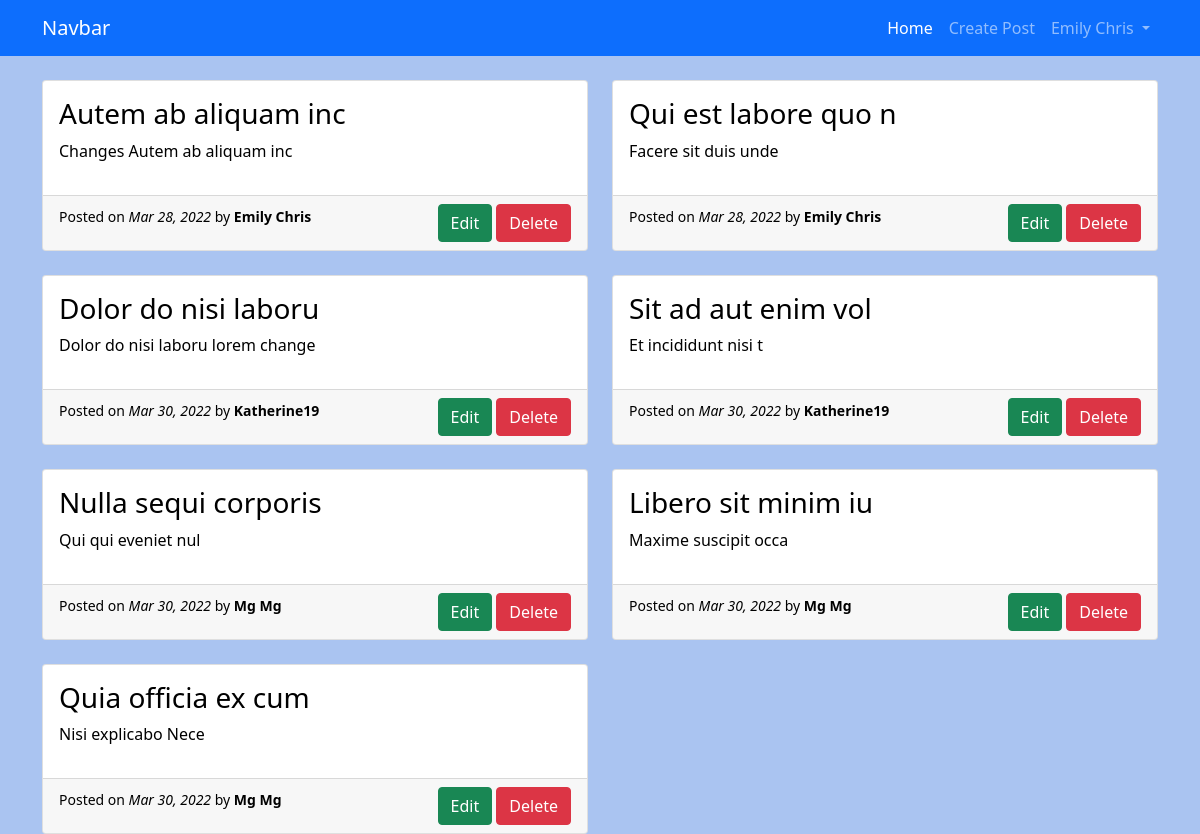
Before: /index.php (signed in) with the older database file.
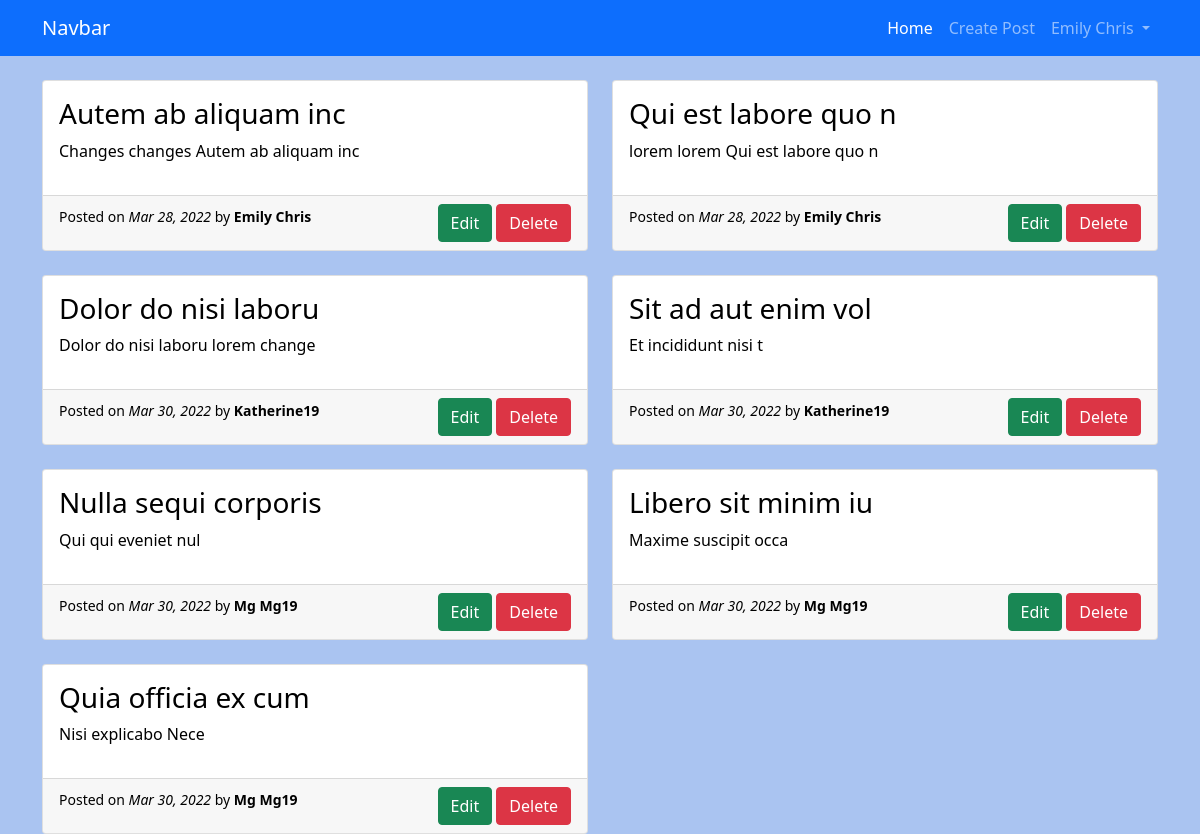
After: the same page with the newer database file.
### tables this page shows
CREATE TABLE `users` (
  `id` int(11) NOT NULL,
  `name` varchar(255) NOT NULL,
  `email` varchar(255) NOT NULL,
  `password` varchar(255) NOT NULL,
  `date` datetime NOT NULL DEFAULT current_timestamp()
);

CREATE TABLE `posts` (
  `id` int(11) NOT NULL,
  `title` varchar(255) NOT NULL,
  `body` text NOT NULL,
  `user_id` int(11) NOT NULL,
  `date` datetime NOT NULL DEFAULT current_timestamp()
);

### helper.php (called while the page is built, shortened)
<?php
function url($url)
{
    return APP_URL . '/' . $url;
}

### index.php (the view, shortened to what this page needs)
<?php
include_once './init.php';
$sql = "SELECT posts.*, users.name as author FROM posts LEFT JOIN users ON users.id=posts.user_id";
$result = mysqli_query($conn, $sql);
$posts = mysqli_fetch_all($result, MYSQLI_ASSOC);
?>
<?php include './header.php' ?>
<?php include './navbar.php' ?>
<div class="container">
    <div class="row">
        <?php foreach ($posts as $post) : ?>
            <div class="col-6 mt-4">
                <a href="#" class="text-decoration-none text-black">
                    <div class="card">
                        <div class="card-body">
                            <h3><?php echo $post['title']; ?></h3>
                            <p><?php echo $post['body']; ?></p>
                        </div>
                        <div class="card-footer ">
                            <small>Posted on <i><?php echo date('M d, Y', strtotime($post['date'])); ?></i> by
                                <b>
                                    <?php echo $post['author']; ?>
                                </b>
                            </small>
                            <div class="float-end">
                                <a href="<?php echo url('post-edit.php?post_id=' . $post['id']); ?>" class="btn btn-success">Edit</a>
                                <a href="<?php echo url('post-delete.php?post_id=' . $post['id']); ?>" class="btn btn-danger">Delete</a>
                            </div>
                        </div>
                    </div>
                </a>
            </div>
        <?php endforeach; ?>
    </div>
</div>
<?php include './footer.php' ?>

### header.php (shortened to what this page needs)
<!DOCTYPE html>
<html lang="en">
<head>
  <link href="https://cdn.jsdelivr.net/npm/bootstrap@5.1.3/dist/css/bootstrap.min.css" rel="stylesheet">
  <link rel="stylesheet" href="https://cdn.jsdelivr.net/npm/bootstrap-icons@1.8.1/font/bootstrap-icons.css">
</head>
<body style="background-color: #aac4f1;">

### navbar.php (shortened to what this page needs)
<?php
$id = $_SESSION['auth']['id'];
$sql = "SELECT * FROM users WHERE id='$id'";
$result = mysqli_query($conn, $sql);
$user = mysqli_fetch_assoc($result);
?>
<nav class="navbar navbar-expand-lg navbar-dark bg-primary">
    <div class="container">
        <a class="navbar-brand" href="#">Navbar</a>
        <div class="collapse navbar-collapse" id="navbarSupportedContent">
            <ul class="navbar-nav mb-2 mb-lg-0" style="margin-left: auto;">
                <li class="nav-item">
                    <a class="nav-link active" aria-current="page" href="/blog/index.php">Home</a>
                </li>
                <li class="nav-item">
                    <a class="nav-link" aria-current="page" href="<?php echo url('post-create.php'); ?>">Create Post</a>
                </li>
                <li class="nav-item dropdown">
                    <a class="nav-link dropdown-toggle" href="#" id="navbarDropdown" role="button" data-bs-toggle="dropdown" aria-expanded="false">
                        <?php echo $user['name']; ?>
                    </a>
                </li>
            </ul>
        </div>
    </div>
</nav>

Changed rows visible on the page:
changed posts "Autem ab aliquam inc": body "Changes Autem ab aliquam inc" → "Changes changes Autem ab aliquam inc"
changed posts "Qui est labore quo n": body "Facere sit duis unde" → "lorem lorem Qui est labore quo n"
changed through a linked row, posts "Nulla sequi corporis": user.name "Mg Mg" → "Mg Mg19"
changed through a linked row, posts "Libero sit minim iu": user.name "Mg Mg" → "Mg Mg19"
changed through a linked row, posts "Quia officia ex cum": user.name "Mg Mg" → "Mg Mg19"
